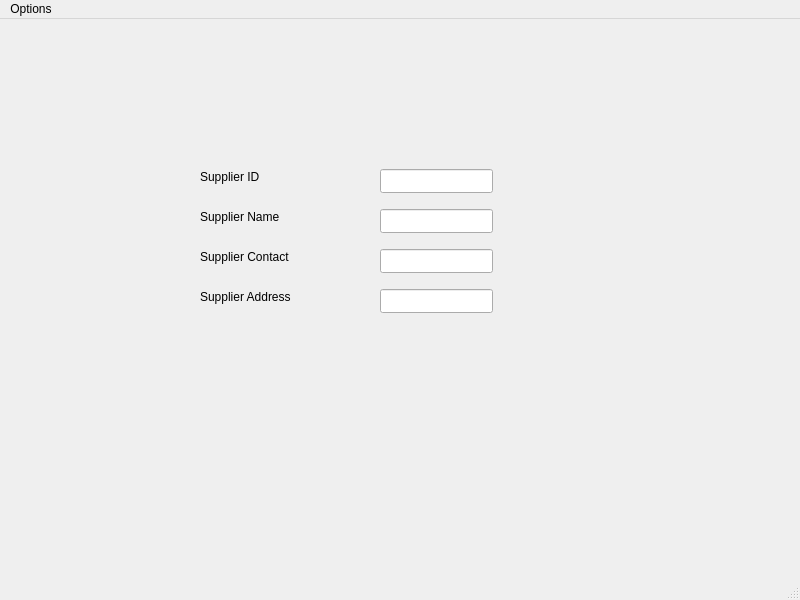
<?xml version="1.0" encoding="UTF-8"?>
<ui version="4.0">
 <class>MainWindow</class>
 <widget class="QMainWindow" name="MainWindow">
  <property name="geometry">
   <rect>
    <x>0</x>
    <y>0</y>
    <width>800</width>
    <height>600</height>
   </rect>
  </property>
  <property name="windowTitle">
   <string>MainWindow</string>
  </property>
  <widget class="QWidget" name="centralwidget">
   <widget class="QLineEdit" name="lineEdit">
    <property name="geometry">
     <rect>
      <x>380</x>
      <y>150</y>
      <width>113</width>
      <height>24</height>
     </rect>
    </property>
   </widget>
   <widget class="QLabel" name="label">
    <property name="geometry">
     <rect>
      <x>200</x>
      <y>150</y>
      <width>131</width>
      <height>16</height>
     </rect>
    </property>
    <property name="text">
     <string>Supplier ID</string>
    </property>
   </widget>
   <widget class="QLineEdit" name="lineEdit_2">
    <property name="geometry">
     <rect>
      <x>380</x>
      <y>190</y>
      <width>113</width>
      <height>24</height>
     </rect>
    </property>
   </widget>
   <widget class="QLabel" name="label_2">
    <property name="geometry">
     <rect>
      <x>200</x>
      <y>190</y>
      <width>131</width>
      <height>16</height>
     </rect>
    </property>
    <property name="text">
     <string>Supplier Name</string>
    </property>
   </widget>
   <widget class="QLineEdit" name="lineEdit_3">
    <property name="geometry">
     <rect>
      <x>380</x>
      <y>230</y>
      <width>113</width>
      <height>24</height>
     </rect>
    </property>
   </widget>
   <widget class="QLabel" name="label_3">
    <property name="geometry">
     <rect>
      <x>200</x>
      <y>230</y>
      <width>131</width>
      <height>16</height>
     </rect>
    </property>
    <property name="text">
     <string>Supplier Contact</string>
    </property>
   </widget>
   <widget class="QLabel" name="label_4">
    <property name="geometry">
     <rect>
      <x>200</x>
      <y>270</y>
      <width>131</width>
      <height>16</height>
     </rect>
    </property>
    <property name="text">
     <string>Supplier Address</string>
    </property>
   </widget>
   <widget class="QLineEdit" name="lineEdit_4">
    <property name="geometry">
     <rect>
      <x>380</x>
      <y>270</y>
      <width>113</width>
      <height>24</height>
     </rect>
    </property>
   </widget>
  </widget>
  <widget class="QMenuBar" name="menubar">
   <property name="geometry">
    <rect>
     <x>0</x>
     <y>0</y>
     <width>800</width>
     <height>21</height>
    </rect>
   </property>
   <widget class="QMenu" name="menuOptions">
    <property name="title">
     <string>Options</string>
    </property>
    <addaction name="actionAdd_order"/>
    <addaction name="actionadd"/>
   </widget>
   <addaction name="menuOptions"/>
  </widget>
  <widget class="QStatusBar" name="statusbar"/>
  <action name="actionAdd_order">
   <property name="text">
    <string>Add order</string>
   </property>
  </action>
  <action name="actionadd">
   <property name="text">
    <string>add</string>
   </property>
  </action>
 </widget>
 <resources/>
 <connections/>
</ui>
